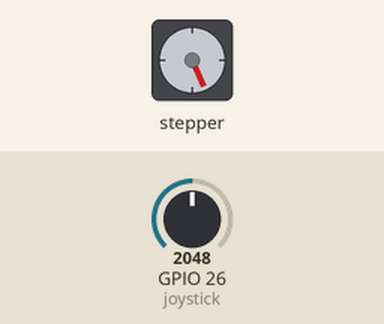
Bench run of a sketch on a simulated ESP32. Parts: stepper motor. Inputs (shaded band) come from the test bench; at power-on: GPIO 26 (joystick) = 2048. Stepper angles assume 2048 steps per turn.

Above: at 1.25 s.
1.3 s: GPIO 26 (joystick) set to 491
4.3 s: GPIO 26 (joystick) set to 0
At 5.09 s:
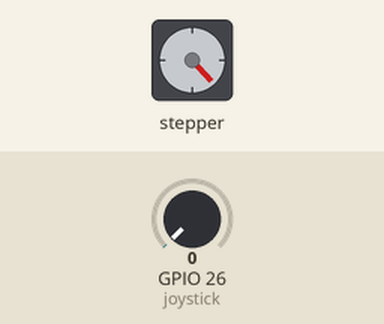
7.3 s: GPIO 26 (joystick) set to 1228
At 7.5 s:
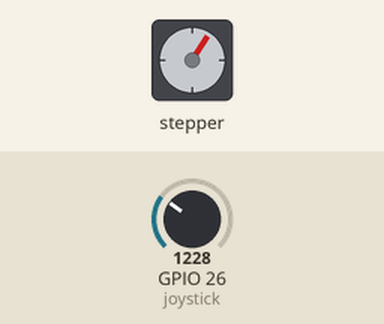
Timing chart, 0 to 19.3 s (numbered marks = the images above; inputs shaded):
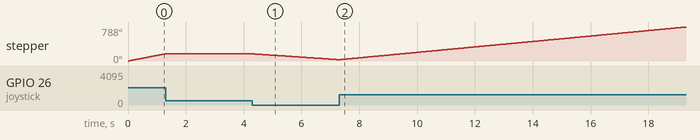

The sketch:

STEP_MOTOR___JOISTICK.ino
```cpp
// (licence header left out)
// include Arduino stepper motor library
#include <Stepper.h>

// define number of steps per revolution
#define STEPS 32

// define stepper motor control pins
#define IN1  5
#define IN2  18
#define IN3   19
#define IN4   21

// initialize stepper library
Stepper stepper(STEPS, IN4, IN2, IN3, IN1);

// joystick pot output is connected to Arduino A0
#define joystick  26

void setup()
{

}

void loop()
{
  // read analog value from the potentiometer
  int val = analogRead(joystick);

  // if the joystic is in the middle ===> stop the motor
  if(  (val > 500) && (val < 523) )
  {
    digitalWrite(IN1, LOW);
    digitalWrite(IN2, LOW);
    digitalWrite(IN3, LOW);
    digitalWrite(IN4, LOW);
  }

  else
  {
    // move the motor in the first direction
    while (val >= 523)
    {
      // map the speed between 5 and 500 rpm
      int speed_ = map(val, 523, 1023, 5, 500);
      // set motor speed
      stepper.setSpeed(speed_);

      // move the motor (1 step)
      stepper.step(1);

      val = analogRead(joystick);
    }

    // move the motor in the other direction
    while (val <= 500)
    {
      // map the speed between 5 and 500 rpm
      int speed_ = map(val, 500, 0, 5, 500);
      // set motor speed
      stepper.setSpeed(speed_);

      // move the motor (1 step)
      stepper.step(-1);

      val = analogRead(joystick);
    }

  }

}
```
